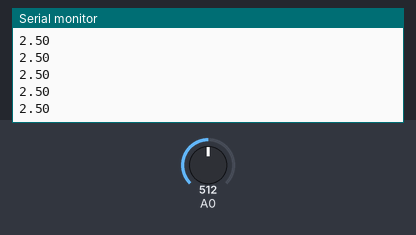
A sketch run on a simulated Arduino Uno, built with avr-gcc and run on an emulated ATmega328P. Shown: the last lines printed to the serial monitor. The test bench sets the inputs (shaded band); at power-on: A0 = 512.

Above: at 1.2 s.
1.3 s: A0 set to 716
At 2.1 s:
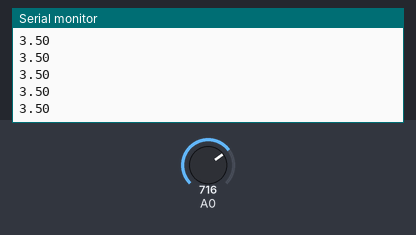
2.8 s: A0 set to 900
At 3.5 s:
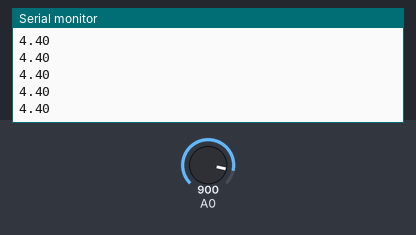
Timing chart, 0 to 5.8 s (numbered marks = the images above; inputs shaded):
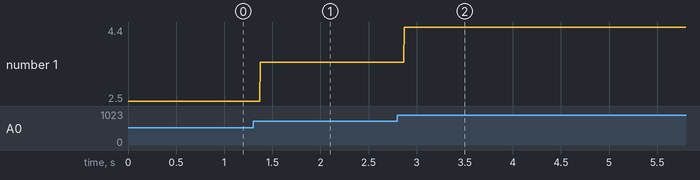

Measured:
- after the input at 1.3 s, the serial monitor: prints a new line after 0.07 s (image 1)
- after the input at 2.8 s, the serial monitor: prints a new line after 0.07 s (image 2)
- plotted number 1: 2.5 → 3.5 after the input at 1.3 s, 3.5 → 4.4 after the input at 2.8 s

The sketch:

ReadAnalogVoltage.ino
```cpp
/*
  ReadAnalogVoltage

  Lê uma entrada analógica no pino A0, converte seu valor para tensõa, e imprime o resultado no monitor serial.
  Representação gráfica está disponível utilizando o plotter serial (Ferramentas > Plotter Serial)
  Conecte o pino central de um potênciometro ao pino A0, e os pinos de fora a 5V (VCC) e terra (GND).

  Este código de exemplo está em domínio público.

  modificado 11 Janeiro 2016
  por Ricardo Alcântara
*/

// a função setup roda assim que você pressiona o botão de reset ou liga a placa:
void setup() {
  // inicializa a comunicação serial em 9600 bits por segundo:
  Serial.begin(9600);
}

// a função loop executa as instruções em sequência e repete para sempre:
void loop() {
  // lê o valor no pino analógico A0:
  int valorSensor = analogRead(A0);
  // Converte a leitura analógica (que vai de 0 - 1023) para uma tensão (0 - 5V):
  float tensao = valorSensor * (5.0 / 1023.0);
  // imprime o valor que foi lido:
  Serial.println(tensao);
}
```
